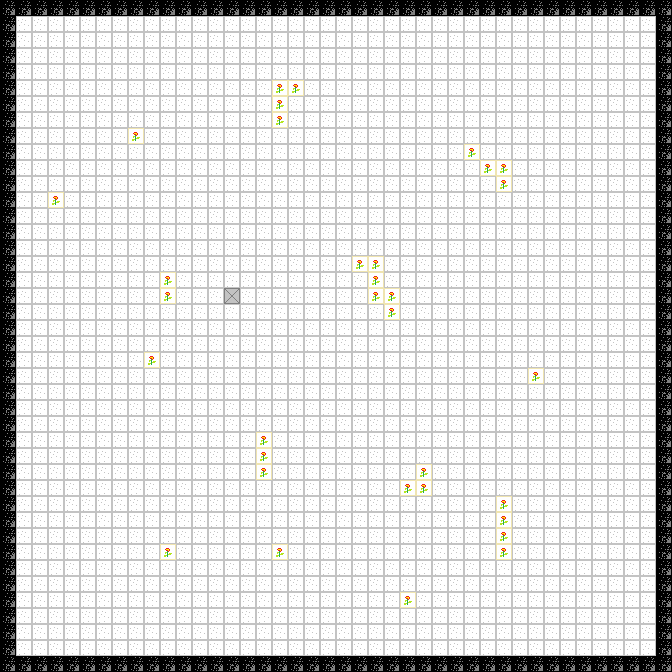

Tiled map render using the project's own tile images. Description and the map definition, with tile-layer contents summarised, below:
An orthogonal 42x42 tile map with 16x16 px tiles, 2 tile layers (Kachelebene 1, Objekte).

<map version="1.0" orientation="orthogonal" renderorder="right-down" width="42" height="42" tilewidth="16" tileheight="16">
 <tileset firstgid="1" name="tileset1" tilewidth="16" tileheight="16">
  <image source="graphics/tileset1.png" width="64" height="16" />
  <tile id="0">
   <properties>
    <property name="heal" value="" />
   </properties>
  </tile>
  <tile id="1">
   <properties>
    <property name="blocked" value="" />
   </properties>
  </tile>
  <tile id="3">
   <properties>
    <property name="small_heal" value="" />
   </properties>
  </tile>
 </tileset>
 <layer name="Kachelebene 1" width="42" height="42">
  <data>[1764 cells, 1764 non-empty, 2 distinct tile ids]</data>
 </layer>
 <layer name="Objekte" width="42" height="42">
  <data>[1764 cells, 34 non-empty, 2 distinct tile ids]</data>
 </layer>
</map>